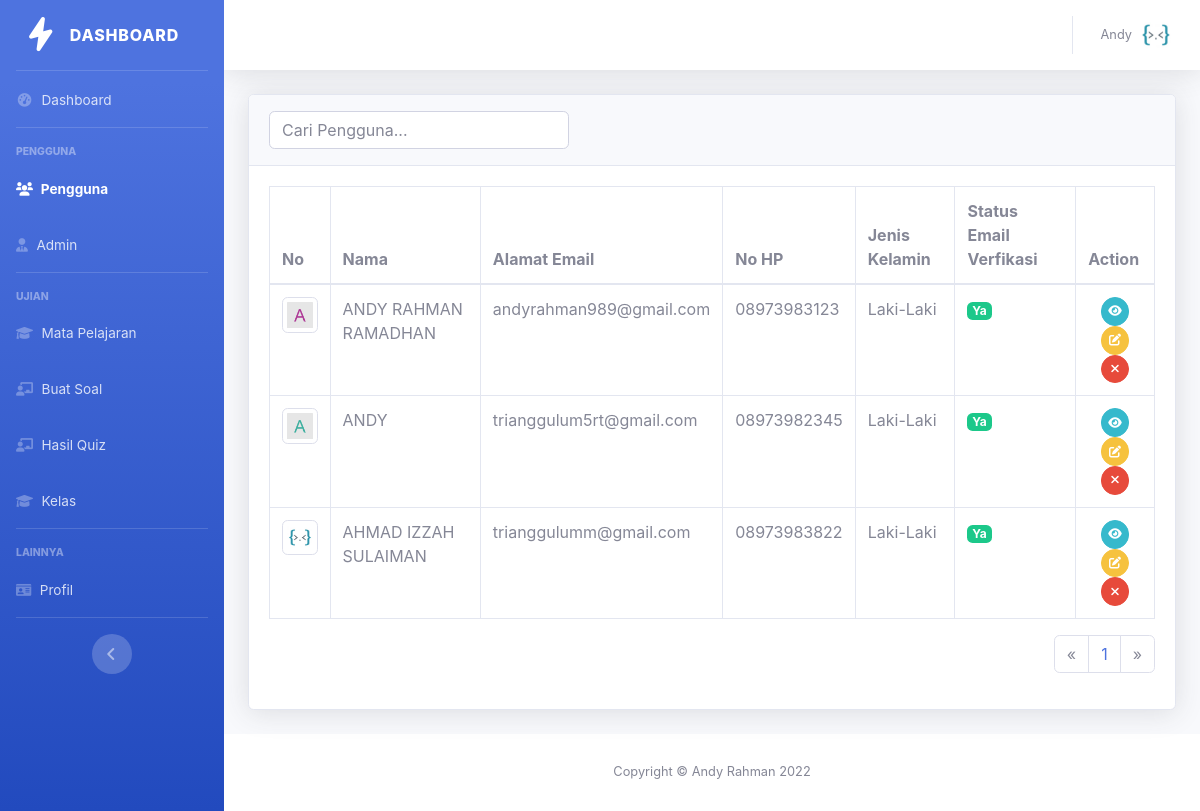
Page /admin/pengguna.php (signed in) on the committed database.
### tables this page shows
CREATE TABLE `pengguna` (
  `id_pengguna` int(11) NOT NULL,
  `nama_pengguna` varchar(60) NOT NULL,
  `tanggal_lahir` date NOT NULL,
  `jenis_kelamin` enum('Laki-Laki','Perempuan') NOT NULL,
  `nomor_hp` varchar(30) NOT NULL,
  `provinsi` varchar(100) NOT NULL,
  `kabupaten_kota` varchar(100) NOT NULL,
  `kecamatan` varchar(100) NOT NULL,
  `alamat` varchar(200) NOT NULL,
  `email` varchar(255) NOT NULL,
  `password` varchar(255) NOT NULL,
  `foto_profil` varchar(100) NOT NULL,
  `token_verifikasi` varchar(255) NOT NULL,
  `status_verifikasi` enum('Ya','Tidak') NOT NULL,
  `dibuat_pada` datetime NOT NULL
);

### admin/pengguna.php (the view, shortened to what the rows shown need)
<?php
include('../app/controllers/Ujianku.php');
include('../app/database/connect.php');
$object = new Ujianku;
?>
<?php include("header.php")?>
                <div class="container-fluid">
                    <div class="card shadow mb-4">
                        <div class="card-body">
                            <div class="table-responsive">
                                <table class="table table-bordered" width="100%" cellspacing="0">
                                    <thead>
                                        <tr>
                                            <th>No</th>
                                            <th>Nama</th>
                                            <th>Alamat Email</th>
                                            <th>No HP</th>
                                            <th>Jenis Kelamin</th>
                                            <th>Status Email Verfikasi</th>
                                            <th>Action</th>
                                        </tr>
                                    </thead>
                                    <?php
                                    $batas = 10;
                                    $halaman = isset($_GET['halaman'])?(int)$_GET['halaman'] : 1;
                                    $halaman_awal = ($halaman>1) ? ($halaman * $batas) - $batas : 0;
                                    if (isset($_GET['cari'])) {
                                        $filteredvalues = $_GET['cari'];
                                        $query2 = "SELECT * FROM pengguna WHERE CONCAT(nama_pengguna,nomor_hp,email,nik) LIKE '%$filteredvalues%' ";
                                        $query_run2 = mysqli_query($conn, $query2);
                                        if (mysqli_num_rows($query_run2) > 0) {
                                            foreach($query_run2 as $item){
                                                if($item["status_verifikasi"] == 'Ya')
                                                {
                                                    $status = '<span class="badge badge-success">Ya</span>';
                                                }
                                                else
                                                {
                                                    $status = '<span class="badge badge-danger">Tidak</span>';
                                                }
                                                ?>
                                                <tr>
                                                    <th><img src="../<?= $item["foto_profil"] ?>" class="img-thumbnail" width="75" /></th>
                                                    <td><?php echo $item['nama_pengguna'];?></td>
                                                    <td><?php echo $item['email'];?></td>
                                                    <td><?php echo $item['nomor_hp'];?></td>
                                                    <td><?php echo $item['jenis_kelamin'];?></td>
                                                    <td><?php echo $status?></td>
                                                    <td align="center">
                                                        <a name="tombol_view" href="pengguna.php?id=<?php echo $item['id_pengguna'];?>" class="btn btn-info btn-circle btn-sm tombol_view" data-toggle="modal" data-target="#liatModal"><i class="fas fa-eye"></i></a>
                                                        <a href="edit-pengguna.php?id=<?php echo $item['id_pengguna'];?>" class="btn btn-warning btn-circle btn-sm tombol_edit"><i class="fas fa-edit"></i></a>
                                                        <button type="button" value="<?= $item['id_pengguna'];?>" class="btn btn-danger btn-circle btn-sm" data-toggle="modal" data-target="#hapuspenggunaModal"><i class="fas fa-times"></i></button>
                                                    </td>
                                                    <div class="modal fade" id="hapuspenggunaModal">
                                                        <div class="modal-dialog modal-dialog-centered">
                                                            <div class="modal-content">
                                                                    <div class="modal-header">
                                                                        <h4 class="modal-title"><strong>Peringatan!</strong></h4>
                                                                        <button type="button" class="close" data-dismiss="modal">×</button>
                                                                    </div>
                                                                    <div class="modal-body">
                                                                        <p>Apakah anda yakin ingin menghapus pengguna ini?</p>
                                                                    <form action="pengguna.php" method="post">
                                                                        <div class="modal-footer">
                                                                            <button type="submit" value="<?= $item['id_pengguna'];?>" name="tombol_hapus" class="btn btn-primary btn-user btn-block">Ya, Lanjutkan</button>
                                                                            <button type="button" class="btn btn-outline-primary btn-user btn-block" data-dismiss="modal">Periksa kembali</button>
                                                                        </div>
                                                                    </form>
                                                            </div>
                                                        </div>
                                                    </div>
                                                </tr>
                                                <?php
                                            }
                                        }
                                        else {
                                            ?>
                                            <tr>
                                                <td colspan="8">Data tidak ditemukan!</td>
                                            </tr>
                                            <?php
                                        }
                                    }
                                    else
                                    {
                                        $query = "SELECT * FROM pengguna ORDER BY id_pengguna DESC LIMIT $halaman_awal, $batas";
                                        $query_run = mysqli_query($conn, $query);
                                        if (mysqli_num_rows($query_run) > 0) {
                                            foreach($query_run as $row)
                                            {
                                                if($row["status_verifikasi"] == 'Ya')
                                                {
                                                    $status = '<span class="badge badge-success">Ya</span>';
                                                }
                                                else
                                                {
                                                    $status = '<span class="badge badge-danger">Tidak</span>';
                                                }
                                                ?>
                                                <tr>
                                                    <th><img src="../<?= $row["foto_profil"] ?>" class="img-thumbnail" width="75" /></th>
                                                    <td><?php echo $row['nama_pengguna'];?></td>
                                                    <td><?php echo $row['email'];?></td>
                                                    <td><?php echo $row['nomor_hp'];?></td>
                                                    <td><?php echo $row['jenis_kelamin'];?></td>
                                                    <td><?php echo $status?></td>
                                                    <td align="center">
                                                        <a name="tombol_view" href="pengguna.php?id=<?php echo $row['id_pengguna'];?>" class="btn btn-info btn-circle btn-sm tombol_view"><i class="fas fa-eye"></i></a>
                                                        <a href="edit-pengguna.php?id=<?php echo $row['id_pengguna'];?>" class="btn btn-warning btn-circle btn-sm tombol_edit"><i class="fas fa-edit"></i></a>
                                                        <form action="pengguna.php" method="post">
                                                            <button type="submit" value="<?= $row['id_pengguna'];?>" name="tombol_hapus" class="btn btn-danger btn-circle btn-sm tombol_hapus"><i class="fas fa-times"></i></button>
                                                        </form>
                                                    </td>
                                                </tr>
                                                <?php
                                            }
                                        }
                                    }
                                    ?>
                                </table>
                            </div>
                        </div>
                    </div>
                </div>
            </div>
    <?php include("footer.php")?>
</body>
</html>

### admin/header.php (shortened to what the rows shown need)
<!DOCTYPE html>
<html lang="en">
<head>
    <link rel="stylesheet" href="../vendor/font-awesome/css/all.min.css"/>
    <link rel="stylesheet" href="../vendor/bootstrap/css/bootstrap.min.css">
    <link rel="stylesheet" href="../vendor/datatables.net-bs4/css/dataTables.bootstrap4.min.css" />
    <link rel="stylesheet" href="../vendor/bootstrap-datepicker/dist/css/bootstrap-datepicker.min.css" />
    <link rel="stylesheet" href="../vendor/tempusdominus-bootstrap-4/build/css/tempusdominus-bootstrap-4.min.css">
    <link rel="stylesheet" href="../assets/css/sb-admin-2.min.css">
    <link rel="stylesheet" href="../assets/css/pass-show.css">
    <link rel="stylesheet" href="../assets/css/parsley.css" />
    <link rel="stylesheet" href="../assets/css/loader.css" />
    <link rel="stylesheet" href="../assets/css/toastSukses.css" />
    <link rel="stylesheet" href="../assets/css/toastError.css" />
</head>
<body id="page-top">
    <div id="wrapper">
        <ul class="navbar-nav bg-gradient-primary sidebar sidebar-dark accordion" id="accordionSidebar">
            <?php
            $object->query = "
            SELECT * FROM admin
            WHERE id_admin = '".$_SESSION['admin_id']."'
            ";
            $user_result = $object->get_result();
            foreach($user_result as $row)
            {
                if ($row['master_admin'] == 'Ya') {
                ?>
                <li class="nav-item">
                    <a class="nav-link <?php if (isset($admin_active)) {echo "$admin_active"; }?>" href="admin.php" >
                        <i class="fa-solid fa-user-tie"></i>
                        <span>Admin</span>
                    </a>
                </li>
                <?php
                }
            }
            ?>
        </ul>
        <div id="content-wrapper" class="d-flex flex-column">
            <div id="content">
                <nav class="navbar navbar-expand navbar-light bg-white topbar mb-4 static-top shadow">
                    <ul class="navbar-nav ml-auto">
                        <?php
                        $nama_pengguna = '';
                        $gambar_profil_pengguna = '';
                        if($_SESSION['type'] == 'Admin')
                        {
                            $object->query = "
                            SELECT * FROM admin
                            WHERE id_admin = '".$_SESSION['admin_id']."'
                            ";
                            $user_result = $object->get_result();
                            foreach($user_result as $row)
                            {
                                $nama_pengguna = $row['nama_admin'];
                                $gambar_profil_pengguna = $row['foto_profil_admin'];
                            }
                        }
                        ?>
                        <li class="nav-item dropdown no-arrow">
                            <a class="nav-link dropdown-toggle" href="#" id="userDropdown" role="button"
                                data-toggle="dropdown" aria-haspopup="true" aria-expanded="false">
                                <span class="mr-2 d-none d-lg-inline text-gray-600 small"><?php echo $nama_pengguna; ?></span>
                                <img class="img-profile rounded-circle"
                                    src="<?php echo $gambar_profil_pengguna; ?>">
                            </a>
                        </li>
                    </ul>
                </nav>

### rows in the picture
pengguna: foto_profil (picture), nama_pengguna "ANDY RAHMAN RAMADHAN", email "andyrahman989@gmail.com", nomor_hp "08973983123", jenis_kelamin "Laki-Laki", status_verifikasi "Ya", $row['id_pengguna'] 3 (drawn)
pengguna: foto_profil (picture), nama_pengguna "ANDY", email "trianggulum5rt@gmail.com", nomor_hp "08973982345", jenis_kelamin "Laki-Laki", status_verifikasi "Ya", $row['id_pengguna'] 2 (drawn)
pengguna: foto_profil (picture), nama_pengguna "AHMAD IZZAH SULAIMAN", email "trianggulumm@gmail.com", nomor_hp "08973983822", jenis_kelamin "Laki-Laki", status_verifikasi "Ya", $row['id_pengguna'] 1 (drawn)

### other values in the picture
$nama_pengguna "Andy"
